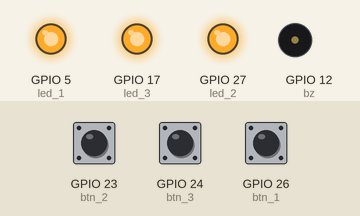
A program run on a simulated Raspberry Pi (BCM pin numbers). Shown: output pins drawn as LEDs (lit = HIGH), buzzer (waves = sounding). The inputs (shaded band) are chosen by the test bench; at power-on: GPIO 23 (btn_2) HIGH, GPIO 24 (btn_3) HIGH, GPIO 26 (btn_1) HIGH. Random numbers come from a fixed seed; threads take turns every 2 ms; the clock reads 2024-03-15 10:24:30 at power-on unless the program sets it; what the program prints to the terminal is not drawn. At 12.5 s the program stops and its outputs stay as they are.

Above: at 0.25 s.
At 1.5 s:
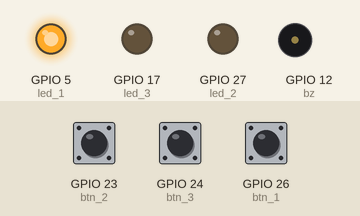
At 5.9 s:
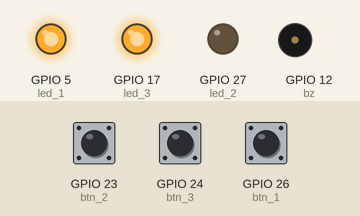
At 7.84 s:
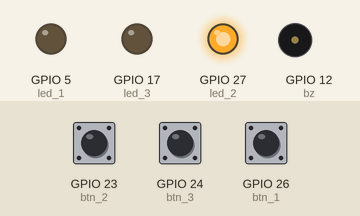
At 10.1 s:
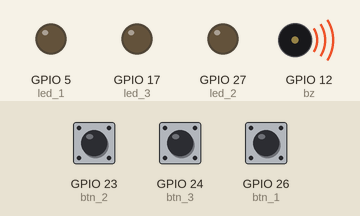
At 12.6 s:
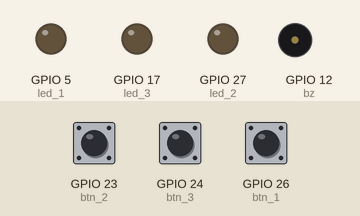
Timing chart, 0 to 14.0 s (numbered marks = the images above):
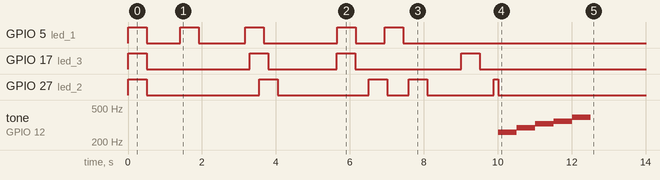

The program:

game_last_2.py
```python
from gpiozero import LED, Button, PWMOutputDevice
import random
import time
import threading

# 전역 변수 선언
score = 0  # 플레이어의 점수
led_on_count = 0  # LED가 켜진 총 횟수

# 스레드 종료를 위한 이벤트 객체 생성
# 각 LED 스레드가 이 이벤트를 확인하여 종료 시점을 알 수 있도록 합니다.
stop_event = threading.Event()

# 음계 주파수 (도레미파솔)
notes = {
    "C": 261.63,  # 도
    "D": 293.66,  # 레
    "E": 329.63,  # 미
    "F": 349.23,  # 파
    "G": 392.00   # 솔
}

# 음을 부저로 출력하는 함수
def play_note(buzzer, frequency, duration):
    buzzer.frequency = frequency  # 부저의 주파수 설정
    buzzer.value = 0.5  # 소리 크기 설정 (0.5는 중간 크기)
    time.sleep(duration)  # 주어진 시간 동안 소리 재생
    buzzer.value = 0  # 소리 끄기

# 도레미파솔 음계를 차례대로 출력하는 함수
def play_scale(buzzer):
    # 도레미파솔 순서대로 출력
    for note, freq in notes.items():
        play_note(buzzer, freq, 0.5)  # 각 음을 0.5초 동안 재생

# 점수를 올리고 소리를 내는 함수
def update_score():
    global score
    score += 1
    print(f"점수: {score}")
    play_note(bz, 329.63, 0.2)  # '미' 음을 짧게 출력

# LED 깜빡임 함수 (각 LED는 랜덤 주기로 깜빡임)
# 이제 stop_event를 확인하여 안전하게 종료됩니다.
def blink_led(led, event):
    global led_on_count
    while not event.is_set():  # 이벤트가 설정되지 않은 동안 (즉, 종료 신호가 없을 때까지) 반복
        # 주기를 매번 랜덤하게 설정 (0초 ~ 3초 사이)
        interval = random.uniform(0, 3)

        # LED를 0.5초 동안 켰다 끄기
        led.on()  # LED 켜기
        led_on_count += 1  # LED가 켜졌을 때 카운트 증가

        # event.wait()을 사용하여 sleep 중에도 종료 신호를 받을 수 있도록 함
        if event.wait(0.5): # 0.5초 대기, 만약 이 시간 내에 이벤트가 설정되면 즉시 반환
            break # 이벤트가 설정되면 루프 종료

        led.off()  # LED 끄기
        if event.wait(0.5): # 0.5초 대기
            break

        # 랜덤 주기만큼 대기 (주기마다 주기 변경)
        if event.wait(interval): # 랜덤 주기만큼 대기
            break

    # 스레드 종료 시 LED를 확실히 끄기
    led.off()
    print(f"DEBUG: LED {led.pin.number} 스레드 종료.")


# 버튼이 눌렸을 때 점수를 올려주는 함수들
def btn_1_pressed():
    if led_1.is_lit:
        update_score()

def btn_2_pressed():
    if led_2.is_lit:
        update_score()

def btn_3_pressed():
    if led_3.is_lit:
        update_score()

# --- GPIO 초기화 ---
bz = PWMOutputDevice(12)

led_1 = LED(5)
led_2 = LED(27)
led_3 = LED(17)

btn_1 = Button(26, pull_up=True, bounce_time=0.05)
btn_2 = Button(23, pull_up=True, bounce_time=0.05)
btn_3 = Button(24, pull_up=True, bounce_time=0.05)

# 각 버튼에 눌림 이벤트 핸들러 연결
btn_1.when_pressed = btn_1_pressed
btn_2.when_pressed = btn_2_pressed
btn_3.when_pressed = btn_3_pressed

# --- 스레드 생성 및 관리 ---
# 각 LED 깜빡임을 위한 별도의 스레드 생성
# 이제 stop_event를 인자로 전달합니다.
thread_1 = threading.Thread(target=blink_led, args=(led_1, stop_event))
thread_2 = threading.Thread(target=blink_led, args=(led_2, stop_event))
thread_3 = threading.Thread(target=blink_led, args=(led_3, stop_event))

# 데몬 스레드 설정을 제거합니다.
# thread_1.daemon = True
# thread_2.daemon = True
# thread_3.daemon = True

# 각 스레드 시작
thread_1.start()
thread_2.start()
thread_3.start()

# --- 게임 메인 루프 ---
start_time = time.time()

print("게임 시작! 10초 동안 불이 켜진 LED를 눌러 점수를 획득하세요!")

try:
    while True:
        elapsed_time = time.time() - start_time

        if elapsed_time >= 10:  # 10초가 경과하면 게임 종료
            print("\n--- 게임 종료 ---")
            break # 루프를 빠져나와 finally 블록으로 이동

        time.sleep(0.1)  # 메인 루프에서 대기
except KeyboardInterrupt:
    print("\nCtrl+C 감지됨, 게임 종료 중...")
finally:
    # 게임 종료 신호 보내기
    print("스레드 종료 신호 보냄...")
    stop_event.set() # stop_event를 설정하여 모든 blink_led 스레드에 종료 신호를 보냅니다.

    # 모든 스레드가 종료될 때까지 기다림 (join)
    # 이 부분이 중요합니다. 스레드들이 안전하게 I/O 작업을 마무리하고 종료될 시간을 줍니다.
    thread_1.join()
    thread_2.join()
    thread_3.join()
    print("모든 스레드 종료 완료.")

    # 최종 결과 출력
    print(f"불이 켜진 총 횟수: {led_on_count}")
    print(f"획득 점수: {score}")

    # 승리/패배 조건 판별
    if led_on_count > 0 and (led_on_count / 2) < score:
        print("축하합니다! WIN!")
        play_scale(bz)
    else:
        print("아쉽네요! LOSE!")
        play_scale(bz)

    # GPIO 자원 해제 (옵션이지만 명시적으로 해제하는 것이 좋습니다)
    bz.close()
    led_1.close()
    led_2.close()
    led_3.close()
    btn_1.close()
    btn_2.close()
    btn_3.close()
    print("GPIO 자원 해제 완료.")
```

Measured:
- by itself, GPIO 5 (led_1): LOW → HIGH at 0.00 s, → LOW 0.50 s later, → HIGH 0.90 s later, → LOW 0.50 s later, … (10 changes in this stretch)
- by itself, GPIO 17 (led_3): LOW → HIGH at 0.00 s, → LOW 0.50 s later, → HIGH 2.8 s later, → LOW 0.50 s later, … (8 changes in this stretch)
- by itself, GPIO 27 (led_2): LOW → HIGH at 0.00 s, → LOW 0.50 s later, → HIGH 3.0 s later, → LOW 0.50 s later, … (10 changes in this stretch)
- by itself, tone on GPIO 12 (bz): plays 261 Hz for 0.50 s, 293 Hz for 0.50 s, 329 Hz for 0.50 s, 349 Hz for 0.50 s, 392 Hz for 0.50 s
